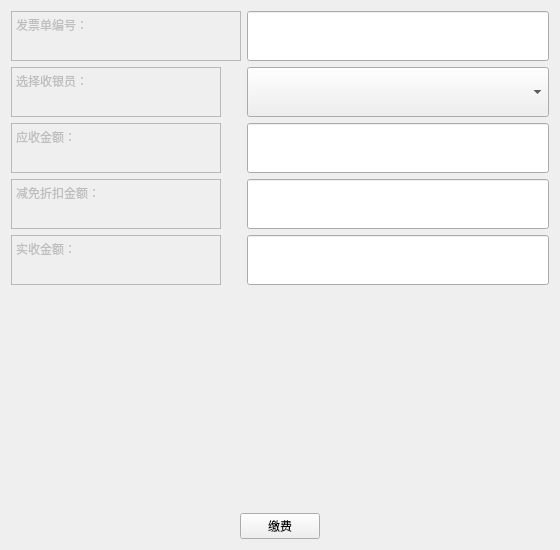
<?xml version="1.0" encoding="UTF-8"?>
<ui version="4.0">
 <class>PatientInfo</class>
 <widget class="QWidget" name="PatientInfo">
  <property name="windowModality">
   <enum>Qt::ApplicationModal</enum>
  </property>
  <property name="geometry">
   <rect>
    <x>0</x>
    <y>0</y>
    <width>560</width>
    <height>550</height>
   </rect>
  </property>
  <property name="minimumSize">
   <size>
    <width>560</width>
    <height>550</height>
   </size>
  </property>
  <property name="maximumSize">
   <size>
    <width>560</width>
    <height>550</height>
   </size>
  </property>
  <property name="windowTitle">
   <string>缴费清单</string>
  </property>
  <layout class="QVBoxLayout" name="verticalLayout">
   <item>
    <layout class="QFormLayout" name="formLayout">
     <property name="fieldGrowthPolicy">
      <enum>QFormLayout::AllNonFixedFieldsGrow</enum>
     </property>
     <item row="0" column="0">
      <widget class="QTextEdit" name="textEdit_11">
       <property name="enabled">
        <bool>false</bool>
       </property>
       <property name="sizePolicy">
        <sizepolicy hsizetype="Expanding" vsizetype="Fixed">
         <horstretch>0</horstretch>
         <verstretch>0</verstretch>
        </sizepolicy>
       </property>
       <property name="minimumSize">
        <size>
         <width>230</width>
         <height>50</height>
        </size>
       </property>
       <property name="maximumSize">
        <size>
         <width>100</width>
         <height>50</height>
        </size>
       </property>
       <property name="html">
        <string>&lt;!DOCTYPE HTML PUBLIC &quot;-//W3C//DTD HTML 4.0//EN&quot; &quot;http://www.w3.org/TR/REC-html40/strict.dtd&quot;&gt;
&lt;html&gt;&lt;head&gt;&lt;meta name=&quot;qrichtext&quot; content=&quot;1&quot; /&gt;&lt;style type=&quot;text/css&quot;&gt;
p, li { white-space: pre-wrap; }
&lt;/style&gt;&lt;/head&gt;&lt;body style=&quot; font-family:'SimSun'; font-size:9pt; font-weight:400; font-style:normal;&quot;&gt;
&lt;p style=&quot; margin-top:0px; margin-bottom:0px; margin-left:0px; margin-right:0px; -qt-block-indent:0; text-indent:0px;&quot;&gt;发票单编号：&lt;/p&gt;&lt;/body&gt;&lt;/html&gt;</string>
       </property>
      </widget>
     </item>
     <item row="0" column="1">
      <widget class="QLineEdit" name="FnoEdit">
       <property name="sizePolicy">
        <sizepolicy hsizetype="Expanding" vsizetype="Preferred">
         <horstretch>0</horstretch>
         <verstretch>0</verstretch>
        </sizepolicy>
       </property>
       <property name="minimumSize">
        <size>
         <width>0</width>
         <height>50</height>
        </size>
       </property>
       <property name="maximumSize">
        <size>
         <width>16777215</width>
         <height>50</height>
        </size>
       </property>
       <property name="palette">
        <palette>
         <active>
          <colorrole role="Text">
           <brush brushstyle="SolidPattern">
            <color alpha="255">
             <red>120</red>
             <green>120</green>
             <blue>120</blue>
            </color>
           </brush>
          </colorrole>
         </active>
         <inactive>
          <colorrole role="Text">
           <brush brushstyle="SolidPattern">
            <color alpha="255">
             <red>120</red>
             <green>120</green>
             <blue>120</blue>
            </color>
           </brush>
          </colorrole>
         </inactive>
         <disabled>
          <colorrole role="Text">
           <brush brushstyle="SolidPattern">
            <color alpha="255">
             <red>120</red>
             <green>120</green>
             <blue>120</blue>
            </color>
           </brush>
          </colorrole>
         </disabled>
        </palette>
       </property>
       <property name="readOnly">
        <bool>true</bool>
       </property>
      </widget>
     </item>
     <item row="1" column="0">
      <widget class="QTextEdit" name="textEdit_7">
       <property name="enabled">
        <bool>false</bool>
       </property>
       <property name="sizePolicy">
        <sizepolicy hsizetype="Expanding" vsizetype="Fixed">
         <horstretch>0</horstretch>
         <verstretch>0</verstretch>
        </sizepolicy>
       </property>
       <property name="minimumSize">
        <size>
         <width>210</width>
         <height>50</height>
        </size>
       </property>
       <property name="maximumSize">
        <size>
         <width>130</width>
         <height>50</height>
        </size>
       </property>
       <property name="html">
        <string>&lt;!DOCTYPE HTML PUBLIC &quot;-//W3C//DTD HTML 4.0//EN&quot; &quot;http://www.w3.org/TR/REC-html40/strict.dtd&quot;&gt;
&lt;html&gt;&lt;head&gt;&lt;meta name=&quot;qrichtext&quot; content=&quot;1&quot; /&gt;&lt;style type=&quot;text/css&quot;&gt;
p, li { white-space: pre-wrap; }
&lt;/style&gt;&lt;/head&gt;&lt;body style=&quot; font-family:'SimSun'; font-size:9pt; font-weight:400; font-style:normal;&quot;&gt;
&lt;p style=&quot; margin-top:0px; margin-bottom:0px; margin-left:0px; margin-right:0px; -qt-block-indent:0; text-indent:0px;&quot;&gt;选择收银员：&lt;/p&gt;&lt;/body&gt;&lt;/html&gt;</string>
       </property>
      </widget>
     </item>
     <item row="1" column="1">
      <widget class="QComboBox" name="cnameComboBox">
       <property name="sizePolicy">
        <sizepolicy hsizetype="Preferred" vsizetype="Preferred">
         <horstretch>0</horstretch>
         <verstretch>0</verstretch>
        </sizepolicy>
       </property>
      </widget>
     </item>
     <item row="2" column="0">
      <widget class="QTextEdit" name="textEdit_19">
       <property name="enabled">
        <bool>false</bool>
       </property>
       <property name="sizePolicy">
        <sizepolicy hsizetype="Expanding" vsizetype="Fixed">
         <horstretch>0</horstretch>
         <verstretch>0</verstretch>
        </sizepolicy>
       </property>
       <property name="minimumSize">
        <size>
         <width>210</width>
         <height>50</height>
        </size>
       </property>
       <property name="maximumSize">
        <size>
         <width>130</width>
         <height>50</height>
        </size>
       </property>
       <property name="html">
        <string>&lt;!DOCTYPE HTML PUBLIC &quot;-//W3C//DTD HTML 4.0//EN&quot; &quot;http://www.w3.org/TR/REC-html40/strict.dtd&quot;&gt;
&lt;html&gt;&lt;head&gt;&lt;meta name=&quot;qrichtext&quot; content=&quot;1&quot; /&gt;&lt;style type=&quot;text/css&quot;&gt;
p, li { white-space: pre-wrap; }
&lt;/style&gt;&lt;/head&gt;&lt;body style=&quot; font-family:'SimSun'; font-size:9pt; font-weight:400; font-style:normal;&quot;&gt;
&lt;p style=&quot; margin-top:0px; margin-bottom:0px; margin-left:0px; margin-right:0px; -qt-block-indent:0; text-indent:0px;&quot;&gt;应收金额：&lt;/p&gt;&lt;/body&gt;&lt;/html&gt;</string>
       </property>
      </widget>
     </item>
     <item row="2" column="1">
      <widget class="QLineEdit" name="FRecipefeeEdit">
       <property name="sizePolicy">
        <sizepolicy hsizetype="Expanding" vsizetype="Preferred">
         <horstretch>0</horstretch>
         <verstretch>0</verstretch>
        </sizepolicy>
       </property>
       <property name="minimumSize">
        <size>
         <width>0</width>
         <height>50</height>
        </size>
       </property>
       <property name="maximumSize">
        <size>
         <width>16777215</width>
         <height>50</height>
        </size>
       </property>
       <property name="palette">
        <palette>
         <active>
          <colorrole role="Text">
           <brush brushstyle="SolidPattern">
            <color alpha="255">
             <red>120</red>
             <green>120</green>
             <blue>120</blue>
            </color>
           </brush>
          </colorrole>
         </active>
         <inactive>
          <colorrole role="Text">
           <brush brushstyle="SolidPattern">
            <color alpha="255">
             <red>120</red>
             <green>120</green>
             <blue>120</blue>
            </color>
           </brush>
          </colorrole>
         </inactive>
         <disabled>
          <colorrole role="Text">
           <brush brushstyle="SolidPattern">
            <color alpha="255">
             <red>120</red>
             <green>120</green>
             <blue>120</blue>
            </color>
           </brush>
          </colorrole>
         </disabled>
        </palette>
       </property>
       <property name="readOnly">
        <bool>true</bool>
       </property>
      </widget>
     </item>
     <item row="3" column="0">
      <widget class="QTextEdit" name="textEdit_20">
       <property name="enabled">
        <bool>false</bool>
       </property>
       <property name="sizePolicy">
        <sizepolicy hsizetype="Expanding" vsizetype="Fixed">
         <horstretch>0</horstretch>
         <verstretch>0</verstretch>
        </sizepolicy>
       </property>
       <property name="minimumSize">
        <size>
         <width>210</width>
         <height>50</height>
        </size>
       </property>
       <property name="maximumSize">
        <size>
         <width>130</width>
         <height>50</height>
        </size>
       </property>
       <property name="html">
        <string>&lt;!DOCTYPE HTML PUBLIC &quot;-//W3C//DTD HTML 4.0//EN&quot; &quot;http://www.w3.org/TR/REC-html40/strict.dtd&quot;&gt;
&lt;html&gt;&lt;head&gt;&lt;meta name=&quot;qrichtext&quot; content=&quot;1&quot; /&gt;&lt;style type=&quot;text/css&quot;&gt;
p, li { white-space: pre-wrap; }
&lt;/style&gt;&lt;/head&gt;&lt;body style=&quot; font-family:'SimSun'; font-size:9pt; font-weight:400; font-style:normal;&quot;&gt;
&lt;p style=&quot; margin-top:0px; margin-bottom:0px; margin-left:0px; margin-right:0px; -qt-block-indent:0; text-indent:0px;&quot;&gt;减免折扣金额：&lt;/p&gt;&lt;/body&gt;&lt;/html&gt;</string>
       </property>
      </widget>
     </item>
     <item row="3" column="1">
      <widget class="QLineEdit" name="FdiscountEdit">
       <property name="sizePolicy">
        <sizepolicy hsizetype="Expanding" vsizetype="Preferred">
         <horstretch>0</horstretch>
         <verstretch>0</verstretch>
        </sizepolicy>
       </property>
       <property name="minimumSize">
        <size>
         <width>0</width>
         <height>50</height>
        </size>
       </property>
       <property name="maximumSize">
        <size>
         <width>16777215</width>
         <height>50</height>
        </size>
       </property>
       <property name="palette">
        <palette>
         <active>
          <colorrole role="Text">
           <brush brushstyle="SolidPattern">
            <color alpha="255">
             <red>120</red>
             <green>120</green>
             <blue>120</blue>
            </color>
           </brush>
          </colorrole>
         </active>
         <inactive>
          <colorrole role="Text">
           <brush brushstyle="SolidPattern">
            <color alpha="255">
             <red>120</red>
             <green>120</green>
             <blue>120</blue>
            </color>
           </brush>
          </colorrole>
         </inactive>
         <disabled>
          <colorrole role="Text">
           <brush brushstyle="SolidPattern">
            <color alpha="255">
             <red>120</red>
             <green>120</green>
             <blue>120</blue>
            </color>
           </brush>
          </colorrole>
         </disabled>
        </palette>
       </property>
       <property name="readOnly">
        <bool>true</bool>
       </property>
      </widget>
     </item>
     <item row="4" column="0">
      <widget class="QTextEdit" name="textEdit_21">
       <property name="enabled">
        <bool>false</bool>
       </property>
       <property name="sizePolicy">
        <sizepolicy hsizetype="Expanding" vsizetype="Fixed">
         <horstretch>0</horstretch>
         <verstretch>0</verstretch>
        </sizepolicy>
       </property>
       <property name="minimumSize">
        <size>
         <width>210</width>
         <height>50</height>
        </size>
       </property>
       <property name="maximumSize">
        <size>
         <width>130</width>
         <height>50</height>
        </size>
       </property>
       <property name="html">
        <string>&lt;!DOCTYPE HTML PUBLIC &quot;-//W3C//DTD HTML 4.0//EN&quot; &quot;http://www.w3.org/TR/REC-html40/strict.dtd&quot;&gt;
&lt;html&gt;&lt;head&gt;&lt;meta name=&quot;qrichtext&quot; content=&quot;1&quot; /&gt;&lt;style type=&quot;text/css&quot;&gt;
p, li { white-space: pre-wrap; }
&lt;/style&gt;&lt;/head&gt;&lt;body style=&quot; font-family:'SimSun'; font-size:9pt; font-weight:400; font-style:normal;&quot;&gt;
&lt;p style=&quot; margin-top:0px; margin-bottom:0px; margin-left:0px; margin-right:0px; -qt-block-indent:0; text-indent:0px;&quot;&gt;实收金额：&lt;/p&gt;&lt;/body&gt;&lt;/html&gt;</string>
       </property>
      </widget>
     </item>
     <item row="4" column="1">
      <widget class="QLineEdit" name="FsumEdit">
       <property name="sizePolicy">
        <sizepolicy hsizetype="Expanding" vsizetype="Preferred">
         <horstretch>0</horstretch>
         <verstretch>0</verstretch>
        </sizepolicy>
       </property>
       <property name="minimumSize">
        <size>
         <width>0</width>
         <height>50</height>
        </size>
       </property>
       <property name="maximumSize">
        <size>
         <width>16777215</width>
         <height>50</height>
        </size>
       </property>
       <property name="palette">
        <palette>
         <active>
          <colorrole role="Text">
           <brush brushstyle="SolidPattern">
            <color alpha="255">
             <red>120</red>
             <green>120</green>
             <blue>120</blue>
            </color>
           </brush>
          </colorrole>
         </active>
         <inactive>
          <colorrole role="Text">
           <brush brushstyle="SolidPattern">
            <color alpha="255">
             <red>120</red>
             <green>120</green>
             <blue>120</blue>
            </color>
           </brush>
          </colorrole>
         </inactive>
         <disabled>
          <colorrole role="Text">
           <brush brushstyle="SolidPattern">
            <color alpha="255">
             <red>120</red>
             <green>120</green>
             <blue>120</blue>
            </color>
           </brush>
          </colorrole>
         </disabled>
        </palette>
       </property>
       <property name="readOnly">
        <bool>true</bool>
       </property>
      </widget>
     </item>
    </layout>
   </item>
   <item>
    <layout class="QHBoxLayout" name="horizontalLayout_8">
     <item>
      <widget class="QPushButton" name="btn_pay">
       <property name="sizePolicy">
        <sizepolicy hsizetype="Fixed" vsizetype="Fixed">
         <horstretch>0</horstretch>
         <verstretch>0</verstretch>
        </sizepolicy>
       </property>
       <property name="text">
        <string>缴费</string>
       </property>
      </widget>
     </item>
    </layout>
   </item>
  </layout>
  <zorder></zorder>
 </widget>
 <resources/>
 <connections/>
</ui>
